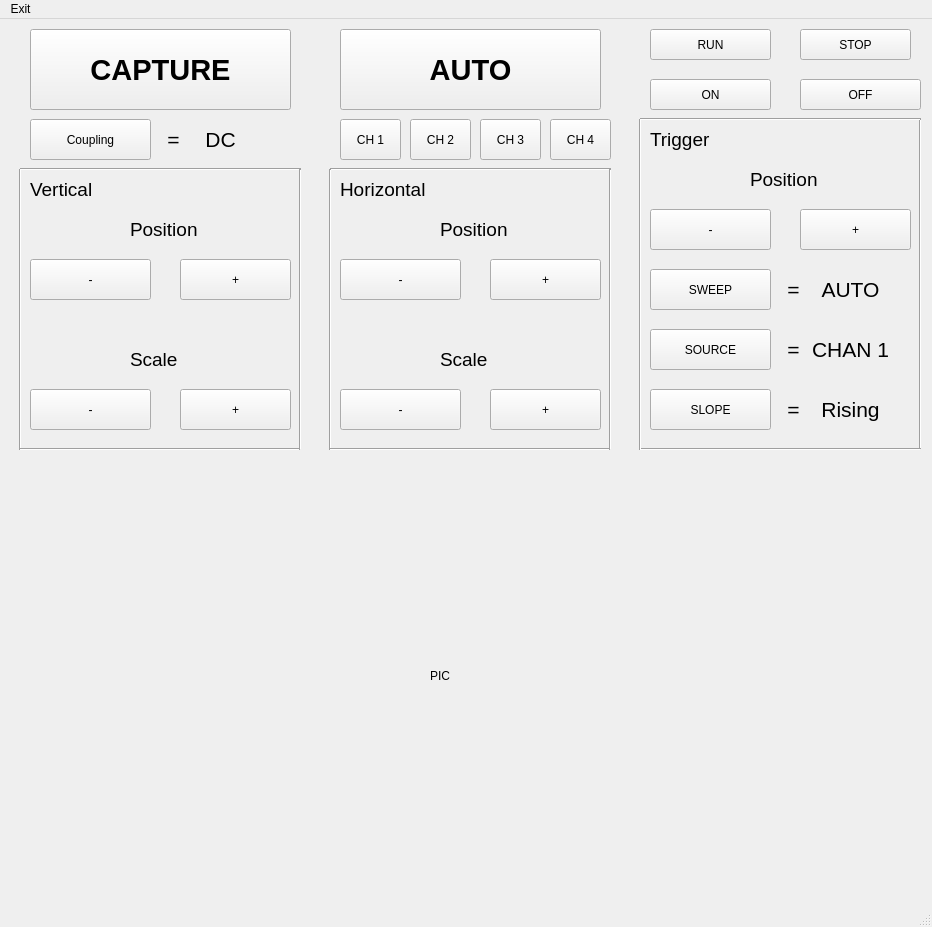
<?xml version="1.0" encoding="UTF-8"?>
<ui version="4.0">
 <class>MainWindow</class>
 <widget class="QMainWindow" name="MainWindow">
  <property name="enabled">
   <bool>true</bool>
  </property>
  <property name="geometry">
   <rect>
    <x>0</x>
    <y>0</y>
    <width>932</width>
    <height>927</height>
   </rect>
  </property>
  <property name="windowTitle">
   <string>Os</string>
  </property>
  <widget class="QWidget" name="centralwidget">
   <widget class="Line" name="line">
    <property name="geometry">
     <rect>
      <x>10</x>
      <y>150</y>
      <width>20</width>
      <height>281</height>
     </rect>
    </property>
    <property name="orientation">
     <enum>Qt::Vertical</enum>
    </property>
   </widget>
   <widget class="Line" name="line_2">
    <property name="geometry">
     <rect>
      <x>20</x>
      <y>420</y>
      <width>281</width>
      <height>20</height>
     </rect>
    </property>
    <property name="orientation">
     <enum>Qt::Horizontal</enum>
    </property>
   </widget>
   <widget class="Line" name="line_3">
    <property name="geometry">
     <rect>
      <x>20</x>
      <y>140</y>
      <width>281</width>
      <height>20</height>
     </rect>
    </property>
    <property name="orientation">
     <enum>Qt::Horizontal</enum>
    </property>
   </widget>
   <widget class="Line" name="line_4">
    <property name="geometry">
     <rect>
      <x>290</x>
      <y>150</y>
      <width>20</width>
      <height>281</height>
     </rect>
    </property>
    <property name="orientation">
     <enum>Qt::Vertical</enum>
    </property>
   </widget>
   <widget class="Line" name="line_5">
    <property name="geometry">
     <rect>
      <x>330</x>
      <y>140</y>
      <width>281</width>
      <height>20</height>
     </rect>
    </property>
    <property name="orientation">
     <enum>Qt::Horizontal</enum>
    </property>
   </widget>
   <widget class="Line" name="line_6">
    <property name="geometry">
     <rect>
      <x>320</x>
      <y>150</y>
      <width>20</width>
      <height>281</height>
     </rect>
    </property>
    <property name="orientation">
     <enum>Qt::Vertical</enum>
    </property>
   </widget>
   <widget class="Line" name="line_7">
    <property name="geometry">
     <rect>
      <x>330</x>
      <y>420</y>
      <width>281</width>
      <height>20</height>
     </rect>
    </property>
    <property name="orientation">
     <enum>Qt::Horizontal</enum>
    </property>
   </widget>
   <widget class="Line" name="line_8">
    <property name="geometry">
     <rect>
      <x>600</x>
      <y>150</y>
      <width>20</width>
      <height>281</height>
     </rect>
    </property>
    <property name="orientation">
     <enum>Qt::Vertical</enum>
    </property>
   </widget>
   <widget class="Line" name="line_9">
    <property name="geometry">
     <rect>
      <x>910</x>
      <y>100</y>
      <width>20</width>
      <height>331</height>
     </rect>
    </property>
    <property name="orientation">
     <enum>Qt::Vertical</enum>
    </property>
   </widget>
   <widget class="Line" name="line_10">
    <property name="geometry">
     <rect>
      <x>640</x>
      <y>420</y>
      <width>281</width>
      <height>20</height>
     </rect>
    </property>
    <property name="orientation">
     <enum>Qt::Horizontal</enum>
    </property>
   </widget>
   <widget class="Line" name="line_11">
    <property name="geometry">
     <rect>
      <x>630</x>
      <y>100</y>
      <width>20</width>
      <height>331</height>
     </rect>
    </property>
    <property name="orientation">
     <enum>Qt::Vertical</enum>
    </property>
   </widget>
   <widget class="Line" name="line_12">
    <property name="geometry">
     <rect>
      <x>640</x>
      <y>90</y>
      <width>281</width>
      <height>20</height>
     </rect>
    </property>
    <property name="orientation">
     <enum>Qt::Horizontal</enum>
    </property>
   </widget>
   <widget class="QLabel" name="label">
    <property name="geometry">
     <rect>
      <x>30</x>
      <y>160</y>
      <width>71</width>
      <height>21</height>
     </rect>
    </property>
    <property name="font">
     <font>
      <pointsize>14</pointsize>
     </font>
    </property>
    <property name="text">
     <string>Vertical</string>
    </property>
   </widget>
   <widget class="QLabel" name="label_2">
    <property name="geometry">
     <rect>
      <x>340</x>
      <y>160</y>
      <width>91</width>
      <height>21</height>
     </rect>
    </property>
    <property name="font">
     <font>
      <pointsize>14</pointsize>
     </font>
    </property>
    <property name="text">
     <string>Horizontal</string>
    </property>
   </widget>
   <widget class="QLabel" name="label_3">
    <property name="geometry">
     <rect>
      <x>650</x>
      <y>110</y>
      <width>91</width>
      <height>21</height>
     </rect>
    </property>
    <property name="font">
     <font>
      <pointsize>14</pointsize>
     </font>
    </property>
    <property name="text">
     <string>Trigger</string>
    </property>
   </widget>
   <widget class="QLabel" name="label_4">
    <property name="geometry">
     <rect>
      <x>130</x>
      <y>200</y>
      <width>81</width>
      <height>21</height>
     </rect>
    </property>
    <property name="font">
     <font>
      <pointsize>14</pointsize>
     </font>
    </property>
    <property name="text">
     <string>Position</string>
    </property>
   </widget>
   <widget class="QLabel" name="label_5">
    <property name="geometry">
     <rect>
      <x>440</x>
      <y>200</y>
      <width>81</width>
      <height>21</height>
     </rect>
    </property>
    <property name="font">
     <font>
      <pointsize>14</pointsize>
     </font>
    </property>
    <property name="text">
     <string>Position</string>
    </property>
   </widget>
   <widget class="QLabel" name="label_6">
    <property name="geometry">
     <rect>
      <x>750</x>
      <y>150</y>
      <width>81</width>
      <height>21</height>
     </rect>
    </property>
    <property name="font">
     <font>
      <pointsize>14</pointsize>
     </font>
    </property>
    <property name="text">
     <string>Position</string>
    </property>
   </widget>
   <widget class="QPushButton" name="btn_ver_ne">
    <property name="geometry">
     <rect>
      <x>30</x>
      <y>240</y>
      <width>121</width>
      <height>41</height>
     </rect>
    </property>
    <property name="text">
     <string>-</string>
    </property>
   </widget>
   <widget class="QPushButton" name="btn_ver_pos">
    <property name="geometry">
     <rect>
      <x>180</x>
      <y>240</y>
      <width>111</width>
      <height>41</height>
     </rect>
    </property>
    <property name="text">
     <string>+</string>
    </property>
   </widget>
   <widget class="QPushButton" name="btn_ver_neScale">
    <property name="geometry">
     <rect>
      <x>30</x>
      <y>370</y>
      <width>121</width>
      <height>41</height>
     </rect>
    </property>
    <property name="text">
     <string>-</string>
    </property>
   </widget>
   <widget class="QLabel" name="label_7">
    <property name="geometry">
     <rect>
      <x>130</x>
      <y>330</y>
      <width>81</width>
      <height>21</height>
     </rect>
    </property>
    <property name="font">
     <font>
      <pointsize>14</pointsize>
     </font>
    </property>
    <property name="text">
     <string>Scale</string>
    </property>
   </widget>
   <widget class="QPushButton" name="btn_ver_posScale">
    <property name="geometry">
     <rect>
      <x>180</x>
      <y>370</y>
      <width>111</width>
      <height>41</height>
     </rect>
    </property>
    <property name="text">
     <string>+</string>
    </property>
   </widget>
   <widget class="QLabel" name="label_8">
    <property name="geometry">
     <rect>
      <x>440</x>
      <y>330</y>
      <width>81</width>
      <height>21</height>
     </rect>
    </property>
    <property name="font">
     <font>
      <pointsize>14</pointsize>
     </font>
    </property>
    <property name="text">
     <string>Scale</string>
    </property>
   </widget>
   <widget class="QPushButton" name="btn_hor_posScale">
    <property name="geometry">
     <rect>
      <x>490</x>
      <y>370</y>
      <width>111</width>
      <height>41</height>
     </rect>
    </property>
    <property name="text">
     <string>+</string>
    </property>
   </widget>
   <widget class="QPushButton" name="btn_hor_neScale">
    <property name="geometry">
     <rect>
      <x>340</x>
      <y>370</y>
      <width>121</width>
      <height>41</height>
     </rect>
    </property>
    <property name="text">
     <string>-</string>
    </property>
   </widget>
   <widget class="QPushButton" name="btn_hor_ne">
    <property name="geometry">
     <rect>
      <x>340</x>
      <y>240</y>
      <width>121</width>
      <height>41</height>
     </rect>
    </property>
    <property name="text">
     <string>-</string>
    </property>
   </widget>
   <widget class="QPushButton" name="btn_hor_pos">
    <property name="geometry">
     <rect>
      <x>490</x>
      <y>240</y>
      <width>111</width>
      <height>41</height>
     </rect>
    </property>
    <property name="text">
     <string>+</string>
    </property>
   </widget>
   <widget class="QPushButton" name="btn_T_pos">
    <property name="geometry">
     <rect>
      <x>800</x>
      <y>190</y>
      <width>111</width>
      <height>41</height>
     </rect>
    </property>
    <property name="text">
     <string>+</string>
    </property>
   </widget>
   <widget class="QPushButton" name="btn_T_ne">
    <property name="geometry">
     <rect>
      <x>650</x>
      <y>190</y>
      <width>121</width>
      <height>41</height>
     </rect>
    </property>
    <property name="text">
     <string>-</string>
    </property>
   </widget>
   <widget class="QPushButton" name="btn_couping">
    <property name="geometry">
     <rect>
      <x>30</x>
      <y>100</y>
      <width>121</width>
      <height>41</height>
     </rect>
    </property>
    <property name="text">
     <string>Coupling</string>
    </property>
    <property name="autoExclusive">
     <bool>false</bool>
    </property>
   </widget>
   <widget class="QLabel" name="labelcoupling">
    <property name="geometry">
     <rect>
      <x>170</x>
      <y>100</y>
      <width>101</width>
      <height>41</height>
     </rect>
    </property>
    <property name="font">
     <font>
      <pointsize>16</pointsize>
     </font>
    </property>
    <property name="focusPolicy">
     <enum>Qt::NoFocus</enum>
    </property>
    <property name="contextMenuPolicy">
     <enum>Qt::NoContextMenu</enum>
    </property>
    <property name="acceptDrops">
     <bool>false</bool>
    </property>
    <property name="text">
     <string>DC</string>
    </property>
    <property name="alignment">
     <set>Qt::AlignCenter</set>
    </property>
    <property name="wordWrap">
     <bool>false</bool>
    </property>
   </widget>
   <widget class="QPushButton" name="btn_T_sweep">
    <property name="geometry">
     <rect>
      <x>650</x>
      <y>250</y>
      <width>121</width>
      <height>41</height>
     </rect>
    </property>
    <property name="text">
     <string>SWEEP</string>
    </property>
   </widget>
   <widget class="QLabel" name="label_T_sweep">
    <property name="geometry">
     <rect>
      <x>800</x>
      <y>250</y>
      <width>101</width>
      <height>41</height>
     </rect>
    </property>
    <property name="font">
     <font>
      <pointsize>16</pointsize>
     </font>
    </property>
    <property name="focusPolicy">
     <enum>Qt::NoFocus</enum>
    </property>
    <property name="contextMenuPolicy">
     <enum>Qt::NoContextMenu</enum>
    </property>
    <property name="acceptDrops">
     <bool>false</bool>
    </property>
    <property name="text">
     <string>AUTO</string>
    </property>
    <property name="alignment">
     <set>Qt::AlignCenter</set>
    </property>
    <property name="wordWrap">
     <bool>false</bool>
    </property>
   </widget>
   <widget class="QLabel" name="label_9">
    <property name="geometry">
     <rect>
      <x>150</x>
      <y>110</y>
      <width>47</width>
      <height>21</height>
     </rect>
    </property>
    <property name="font">
     <font>
      <pointsize>16</pointsize>
     </font>
    </property>
    <property name="text">
     <string>=</string>
    </property>
    <property name="alignment">
     <set>Qt::AlignCenter</set>
    </property>
   </widget>
   <widget class="QLabel" name="label_10">
    <property name="geometry">
     <rect>
      <x>770</x>
      <y>260</y>
      <width>47</width>
      <height>21</height>
     </rect>
    </property>
    <property name="font">
     <font>
      <pointsize>16</pointsize>
     </font>
    </property>
    <property name="text">
     <string>=</string>
    </property>
    <property name="alignment">
     <set>Qt::AlignCenter</set>
    </property>
   </widget>
   <widget class="QLabel" name="label_11">
    <property name="geometry">
     <rect>
      <x>770</x>
      <y>320</y>
      <width>47</width>
      <height>21</height>
     </rect>
    </property>
    <property name="font">
     <font>
      <pointsize>16</pointsize>
     </font>
    </property>
    <property name="text">
     <string>=</string>
    </property>
    <property name="alignment">
     <set>Qt::AlignCenter</set>
    </property>
   </widget>
   <widget class="QPushButton" name="btn_T_source">
    <property name="geometry">
     <rect>
      <x>650</x>
      <y>310</y>
      <width>121</width>
      <height>41</height>
     </rect>
    </property>
    <property name="text">
     <string>SOURCE</string>
    </property>
   </widget>
   <widget class="QLabel" name="label_T_source">
    <property name="geometry">
     <rect>
      <x>800</x>
      <y>310</y>
      <width>101</width>
      <height>41</height>
     </rect>
    </property>
    <property name="font">
     <font>
      <pointsize>16</pointsize>
     </font>
    </property>
    <property name="focusPolicy">
     <enum>Qt::NoFocus</enum>
    </property>
    <property name="contextMenuPolicy">
     <enum>Qt::NoContextMenu</enum>
    </property>
    <property name="acceptDrops">
     <bool>false</bool>
    </property>
    <property name="text">
     <string>CHAN 1</string>
    </property>
    <property name="alignment">
     <set>Qt::AlignCenter</set>
    </property>
    <property name="wordWrap">
     <bool>false</bool>
    </property>
   </widget>
   <widget class="QLabel" name="label_T_slope">
    <property name="geometry">
     <rect>
      <x>800</x>
      <y>370</y>
      <width>101</width>
      <height>41</height>
     </rect>
    </property>
    <property name="font">
     <font>
      <pointsize>16</pointsize>
     </font>
    </property>
    <property name="focusPolicy">
     <enum>Qt::NoFocus</enum>
    </property>
    <property name="contextMenuPolicy">
     <enum>Qt::NoContextMenu</enum>
    </property>
    <property name="acceptDrops">
     <bool>false</bool>
    </property>
    <property name="text">
     <string>Rising</string>
    </property>
    <property name="alignment">
     <set>Qt::AlignCenter</set>
    </property>
    <property name="wordWrap">
     <bool>false</bool>
    </property>
   </widget>
   <widget class="QPushButton" name="btn_T_slope">
    <property name="geometry">
     <rect>
      <x>650</x>
      <y>370</y>
      <width>121</width>
      <height>41</height>
     </rect>
    </property>
    <property name="text">
     <string>SLOPE</string>
    </property>
   </widget>
   <widget class="QLabel" name="label_12">
    <property name="geometry">
     <rect>
      <x>770</x>
      <y>380</y>
      <width>47</width>
      <height>21</height>
     </rect>
    </property>
    <property name="font">
     <font>
      <pointsize>16</pointsize>
     </font>
    </property>
    <property name="text">
     <string>=</string>
    </property>
    <property name="alignment">
     <set>Qt::AlignCenter</set>
    </property>
   </widget>
   <widget class="QPushButton" name="btn_run">
    <property name="geometry">
     <rect>
      <x>650</x>
      <y>10</y>
      <width>121</width>
      <height>31</height>
     </rect>
    </property>
    <property name="text">
     <string>RUN</string>
    </property>
    <property name="autoExclusive">
     <bool>false</bool>
    </property>
   </widget>
   <widget class="QPushButton" name="btn_stop">
    <property name="geometry">
     <rect>
      <x>800</x>
      <y>10</y>
      <width>111</width>
      <height>31</height>
     </rect>
    </property>
    <property name="text">
     <string>STOP</string>
    </property>
    <property name="autoExclusive">
     <bool>false</bool>
    </property>
   </widget>
   <widget class="QPushButton" name="btn_ch1">
    <property name="geometry">
     <rect>
      <x>340</x>
      <y>100</y>
      <width>61</width>
      <height>41</height>
     </rect>
    </property>
    <property name="text">
     <string>CH 1</string>
    </property>
   </widget>
   <widget class="QPushButton" name="btn_ch2">
    <property name="geometry">
     <rect>
      <x>410</x>
      <y>100</y>
      <width>61</width>
      <height>41</height>
     </rect>
    </property>
    <property name="text">
     <string>CH 2</string>
    </property>
   </widget>
   <widget class="QPushButton" name="btn_AUTO">
    <property name="geometry">
     <rect>
      <x>340</x>
      <y>10</y>
      <width>261</width>
      <height>81</height>
     </rect>
    </property>
    <property name="font">
     <font>
      <pointsize>22</pointsize>
      <weight>75</weight>
      <bold>true</bold>
     </font>
    </property>
    <property name="text">
     <string>AUTO</string>
    </property>
   </widget>
   <widget class="QPushButton" name="btn_CAP">
    <property name="geometry">
     <rect>
      <x>30</x>
      <y>10</y>
      <width>261</width>
      <height>81</height>
     </rect>
    </property>
    <property name="font">
     <font>
      <pointsize>22</pointsize>
      <weight>75</weight>
      <bold>true</bold>
     </font>
    </property>
    <property name="text">
     <string>CAPTURE</string>
    </property>
   </widget>
   <widget class="QPushButton" name="btn_ch3">
    <property name="geometry">
     <rect>
      <x>480</x>
      <y>100</y>
      <width>61</width>
      <height>41</height>
     </rect>
    </property>
    <property name="text">
     <string>CH 3</string>
    </property>
   </widget>
   <widget class="QPushButton" name="btn_ch4">
    <property name="geometry">
     <rect>
      <x>550</x>
      <y>100</y>
      <width>61</width>
      <height>41</height>
     </rect>
    </property>
    <property name="text">
     <string>CH 4</string>
    </property>
   </widget>
   <widget class="QPushButton" name="btn_on">
    <property name="geometry">
     <rect>
      <x>650</x>
      <y>60</y>
      <width>121</width>
      <height>31</height>
     </rect>
    </property>
    <property name="text">
     <string>ON</string>
    </property>
    <property name="autoExclusive">
     <bool>false</bool>
    </property>
   </widget>
   <widget class="QPushButton" name="btn_off">
    <property name="geometry">
     <rect>
      <x>800</x>
      <y>60</y>
      <width>121</width>
      <height>31</height>
     </rect>
    </property>
    <property name="text">
     <string>OFF</string>
    </property>
    <property name="autoExclusive">
     <bool>false</bool>
    </property>
   </widget>
   <widget class="QLabel" name="label_pic">
    <property name="geometry">
     <rect>
      <x>430</x>
      <y>650</y>
      <width>47</width>
      <height>13</height>
     </rect>
    </property>
    <property name="text">
     <string>PIC</string>
    </property>
   </widget>
  </widget>
  <widget class="QMenuBar" name="menubar">
   <property name="geometry">
    <rect>
     <x>0</x>
     <y>0</y>
     <width>932</width>
     <height>21</height>
    </rect>
   </property>
   <widget class="QMenu" name="menuExit">
    <property name="title">
     <string>Exit</string>
    </property>
    <addaction name="actionExit"/>
   </widget>
   <addaction name="menuExit"/>
  </widget>
  <widget class="QStatusBar" name="statusbar"/>
  <action name="actionExit">
   <property name="text">
    <string>EXIT</string>
   </property>
  </action>
 </widget>
 <resources/>
 <connections/>
</ui>
